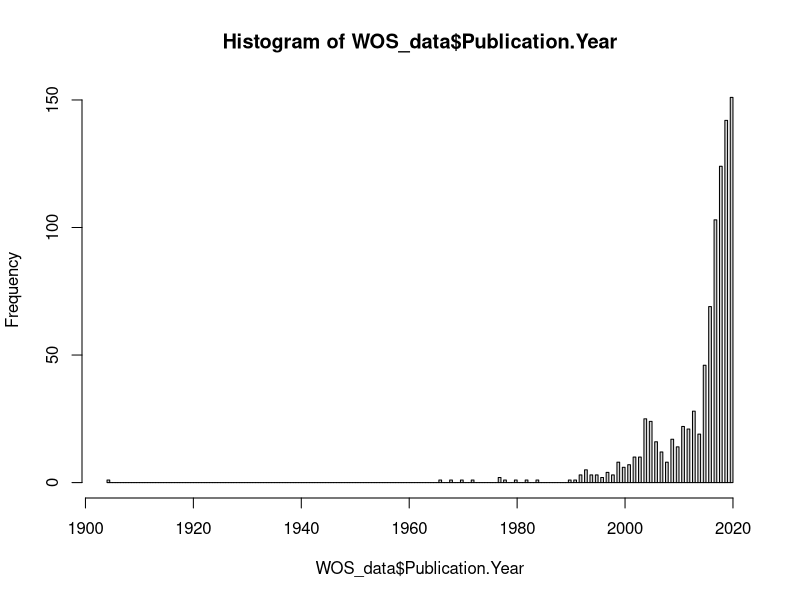
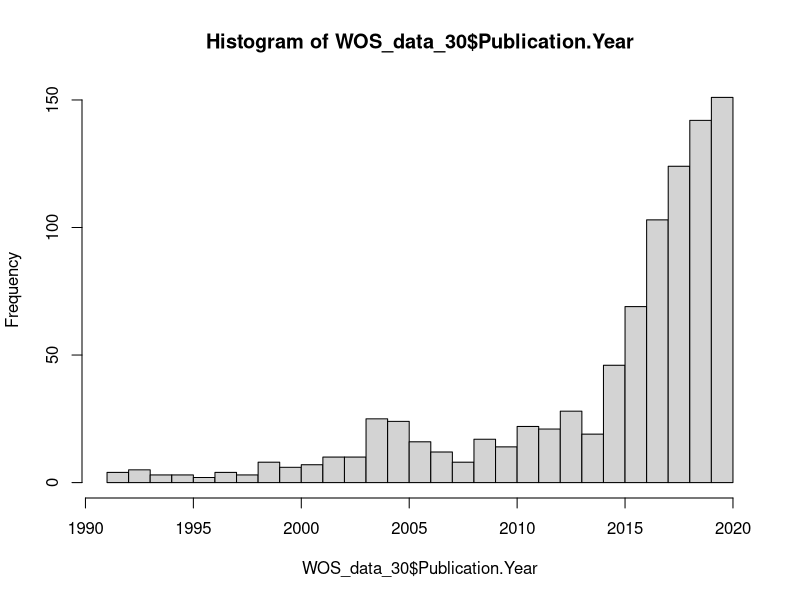
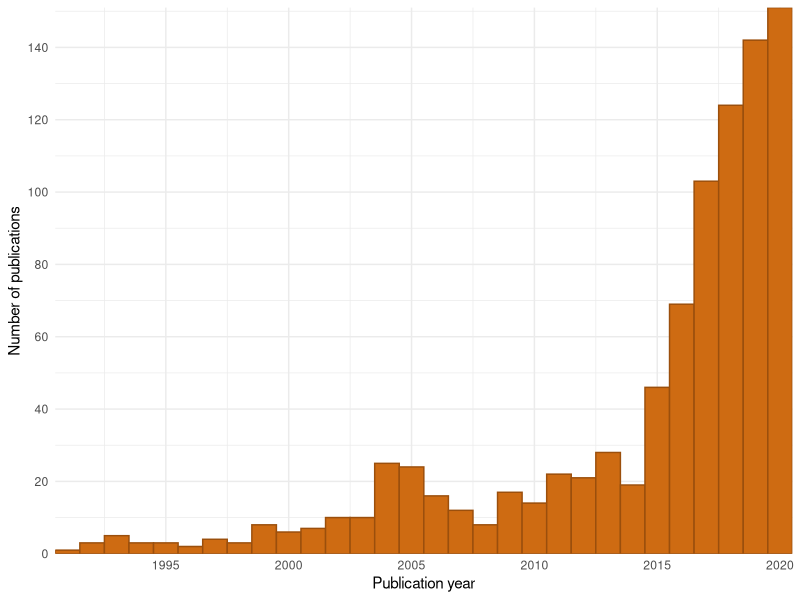

R code for these plots, in order:
# _________________________
#
#  Web of Science data
#
# _________________________

library(tidyverse)

## Import full dataset
WOS_data <-  read.csv("./data/webofscience.csv", skip = 4, header = T)
glimpse(WOS_data) # have a peek
hist(WOS_data$Publication.Year, breaks = 200) # crude histogram of all data


## Subset to last 30 years:
WOS_data_30 <- subset(WOS_data, Publication.Year >+ 1990)
hist(WOS_data_30$Publication.Year, breaks = 30)


## Make it faaaaaaancy ;)

pubs_per_yr <- ggplot(data=WOS_data_30, aes(Publication.Year)) +
  geom_histogram(col="#9B4F0C", fill="#CE6B12", bins = 30) + # Canva social science lesson colour scheme
  theme_minimal() + labs(x = "Publication year", y = "Number of publications") +
  scale_x_continuous(breaks = seq(1990, 2020, 5), expand = c(0, 0)) +
  scale_y_continuous(breaks = seq(0, 144, 20), expand = c(0, 0))
pubs_per_yr










